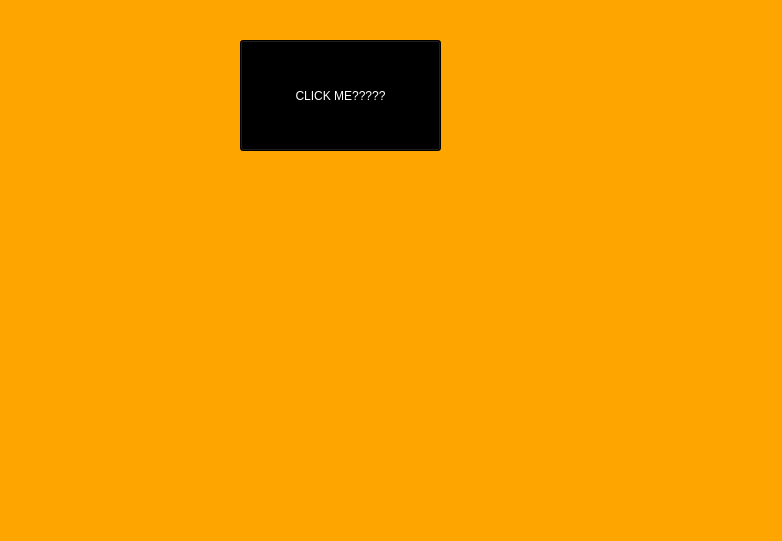
<?xml version="1.0" encoding="UTF-8"?>
<ui version="4.0">
 <class>Form</class>
 <widget class="QWidget" name="Form">
  <property name="geometry">
   <rect>
    <x>0</x>
    <y>0</y>
    <width>782</width>
    <height>541</height>
   </rect>
  </property>
  <property name="mouseTracking">
   <bool>false</bool>
  </property>
  <property name="tabletTracking">
   <bool>false</bool>
  </property>
  <property name="windowTitle">
   <string>this is the form</string>
  </property>
  <property name="styleSheet">
   <string notr="true">background:orange;</string>
  </property>
  <widget class="QPushButton" name="pushButton_2">
   <property name="geometry">
    <rect>
     <x>240</x>
     <y>40</y>
     <width>201</width>
     <height>111</height>
    </rect>
   </property>
   <property name="autoFillBackground">
    <bool>false</bool>
   </property>
   <property name="styleSheet">
    <string notr="true">background:black;color:white</string>
   </property>
   <property name="text">
    <string>CLICK ME?????</string>
   </property>
  </widget>
 </widget>
 <resources/>
 <connections/>
</ui>
